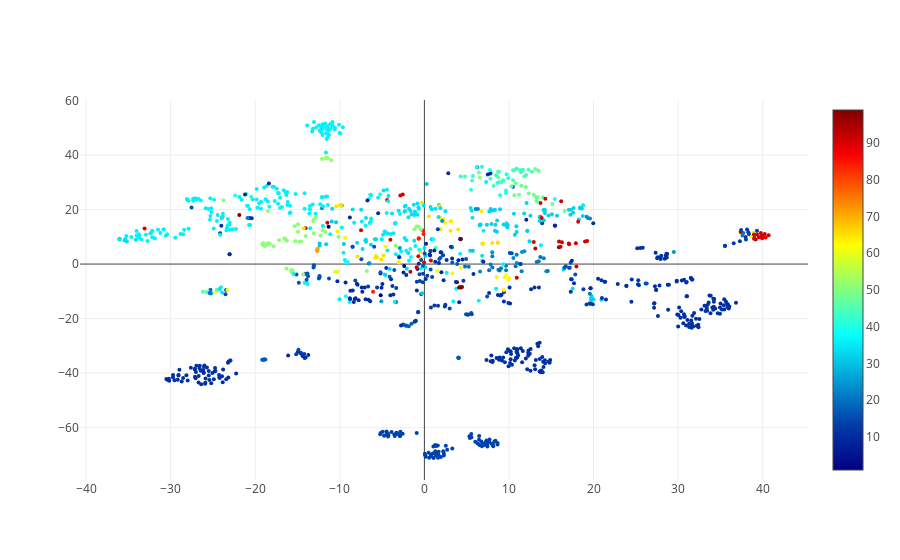

Here is the notebook cell this chart was saved with:
### Code cell
import numpy as np
import plotly.plotly as py
import plotly.graph_objs as go

from plotly.offline import download_plotlyjs, init_notebook_mode, plot,iplot

init_notebook_mode(connected=True)

#x, y, z = np.random.multivariate_normal(np.array([0,0,0]), np.eye(3), 400).transpose()

iplot([go.Scatter(x=tfidf_df2['x'],
                    y=tfidf_df2['y'],
                    text=tfidf_df2['topfeats'],
                    mode='markers',
                    marker=dict(size='4',
                               color = tfidf_df2['series'],
                               colorscale='Jet',
                               showscale=True)
                    )])

### Figure 1 — Plotly figure (JSON) as saved in the notebook; plotly's stock layout.template omitted (floating-point values rounded to 4 significant figures; data arrays with more than 128 entries replaced by an {"elided": "..."} marker saying what was removed)
{"data": [{"marker": {"color": {"elided": "1141 str values"}, "colorscale": "Jet", "showscale": true, "size": "4"}, "mode": "markers", "text": {"elided": "1141x10 str values"}, "type": "scatter", "x": {"elided": "1141 float values"}, "y": {"elided": "1141 float values"}}], "layout": {}}
